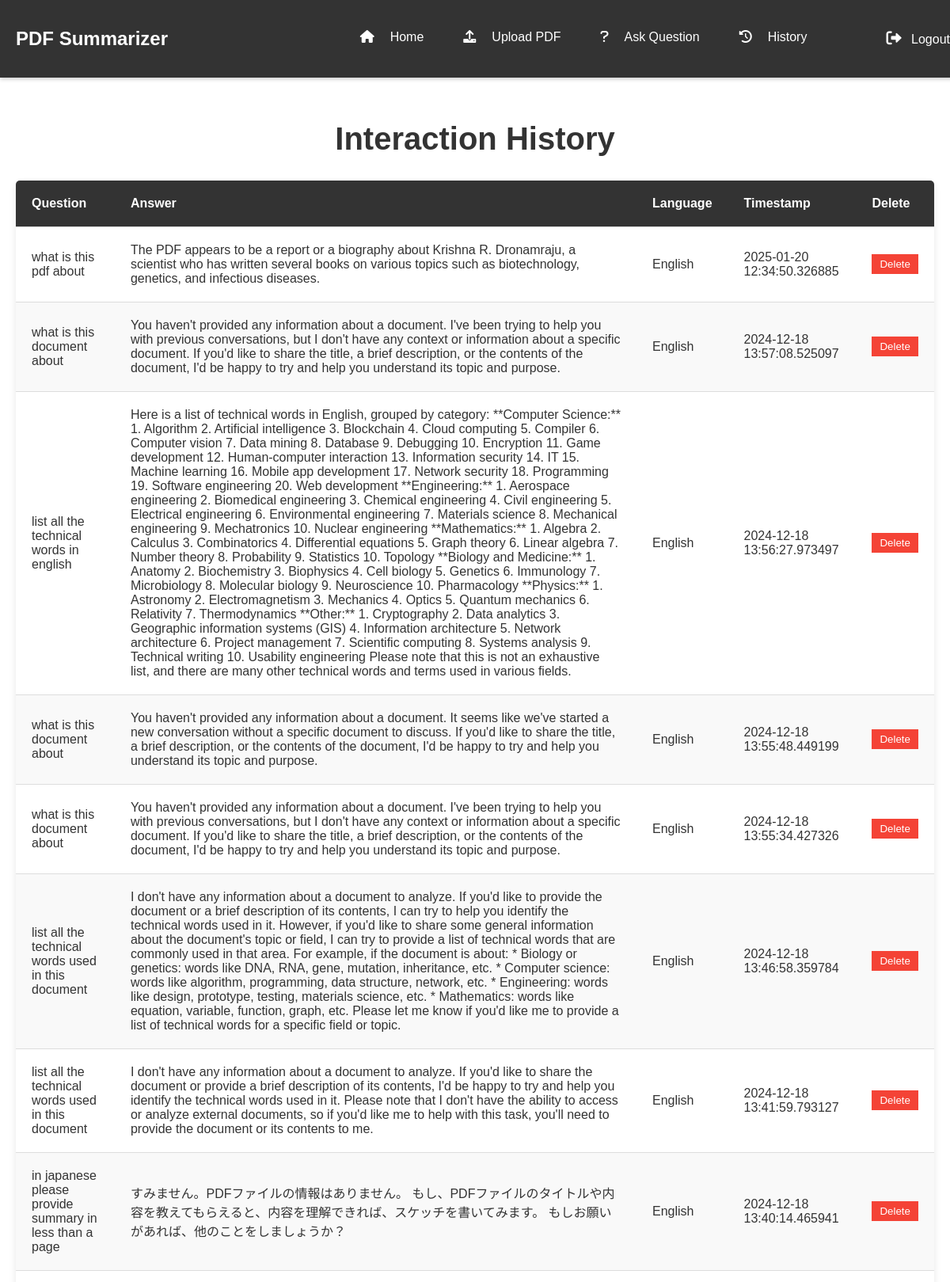
The app's page /history (signed in, upper part) with its own data.
### tables this page shows
CREATE TABLE history (
                              id INTEGER PRIMARY KEY AUTOINCREMENT,
                              user_id INTEGER,
                              question TEXT,
                              answer TEXT,
                              language TEXT,
                              timestamp TIMESTAMP DEFAULT CURRENT_TIMESTAMP,
                              FOREIGN KEY (user_id) REFERENCES users (id));

### app.py (the view, shortened to what this page needs)
@app.route('/history', methods=['GET', 'POST'])
def history():
    if 'logged_in' not in session:
        flash('You need to be logged in to view your history.', 'error')
        return redirect(url_for('login'))
    user_id = session.get('user_id')
    try:
        with sqlite3.connect('users.db') as conn:
            cursor = conn.cursor()
            cursor.execute('''SELECT id, question, answer, language, timestamp
                              FROM history
                              WHERE user_id = ?
                              ORDER BY timestamp DESC''', (user_id,))
            history_data = cursor.fetchall()
        if not history_data:
            flash('No history found for your account.', 'info')
        return render_template('history.html', history=history_data)
    except sqlite3.OperationalError as e:
        logging.error(f"Database operational error: {e}")
        flash('Database error: Please check the database setup.', 'error')
        return redirect(url_for('index'))
    except sqlite3.Error as e:
        logging.error(f"Database error: {e}")
        flash('An error occurred while retrieving your history. Please try again later.', 'error')
        return redirect(url_for('index'))
    except Exception as e:
        logging.error(f"Unexpected error: {e}")
        flash('An unexpected error occurred. Please try again later.', 'error')
        return redirect(url_for('index'))

### templates/history.html (shortened to what this page needs)
<!DOCTYPE html>
<html lang="en">
<head>
    <link rel="stylesheet" href="{{ url_for('static', filename='hr.css') }}">
    <link rel="stylesheet" href="https://cdnjs.cloudflare.com/ajax/libs/font-awesome/6.0.0-beta3/css/all.min.css">
</head>
<body>
    <nav class="navbar">
        <h2> <a href="/" class="logo">PDF Summarizer</a></h2>
         <ul class="nav-links">
             <li>
                 <i class="fa-solid fa-house"></i><a href="/">Home</a></li>
             <li><i class="fa-solid fa-upload"></i><a href="/upload_pdf">Upload PDF</a></li>
             <li><i class="fa-solid fa-question"></i><a href="/ask_question">Ask Question</a></li>
             <li><i class="fa-solid fa-history"></i><a href="/history">History</a></li><br>
             <li id="auth-links">
                 {% if session['user_id'] %}
                 <a href="/logout"><i class="fas fa-sign-out-alt"></i> Logout</a>
             {% else %}
                 <a href="/login"><i class="fas fa-sign-in-alt"></i> Login</a>
                 <a href="/signup"><i class="fas fa-user-plus"></i> Sign Up</a>
             {% endif %}
             </li>
         </ul>
     </nav>
    <div class="container">
        <header><br><br>
            <h1>Interaction History</h1>
        </header>
        <div class="history-list">
            {% if history %}
                <table class="history-table">
                    <thead>
                        <tr>
                            <th>Question</th>
                            <th>Answer</th>
                            <th>Language</th>
                            <th>Timestamp</th>
                            <th>Delete</th>
                        </tr>
                    </thead>
                    <tbody>
                        {% for record in history %}
                        <tr>
                            <td>{{ record[1] }}</td>
                            <td>{{ record[2] }}</td>
                            <td>{{ record[3] }}</td>
                            <td>{{ record[4] }}</td>
                            <td>
                                <form method="post" action="{{ url_for('history') }}">
                                    <button type="submit" onclick="return confirm('Are you sure you want to delete this entry?');">Delete</button>
                                </form>
                            </td>
                        </tr>
                    {% endfor %}
                </table>
            {% else %}
                <p>No history available.</p>
            {% endif %}
        </div>
    </div>
</body>
</html>

### static/hr.css (style rules this page uses)
.navbar { position: fixed; top: 0; left: 0; width: 100%; background-color: #333; color: #fff; padding: 15px 20px; box-shadow: 0 2px 5px rgba(0, 0, 0, 0.2); z-index: 1000; display: flex; justify-content: space-between; align-items: center; }
.navbar .logo { font-size: 1.5rem; font-weight: bold; color: #fff; text-decoration: none; }
.nav-links { list-style: none; display: flex; gap: 30px; }
.navbar .nav-links a { color: #fff; text-decoration: none; font-size: 1rem; padding: 20px; transition: color 0.3s ease; }
.nav-links a i { margin-right: 8px; font-size: 1.2rem; }
body { margin: 0; padding: 0; padding-top: 70px; font-family: 'Poppins', sans-serif; background: #f4f4f4; color: #333; }
.container { max-width: 1200px; margin: 0 auto; padding: 20px; background: #fff; border-radius: 8px; box-shadow: 0 4px 8px rgba(0, 0, 0, 0.1); }
header { text-align: center; margin-bottom: 30px; }
header h1 { font-size: 2.5rem; color: #333; }
.history-list { margin: 20px 0; }
.history-table { width: 100%; border-collapse: collapse; background: #fff; border-radius: 5px; overflow: hidden; box-shadow: 0 4px 8px rgba(0, 0, 0, 0.1); }
.history-table thead { background: #333; color: #fff; }
.history-table th, .history-table td { padding: 20px; text-align: left; border-bottom: 1px solid #ddd; }
.history-table tr:nth-child(even) { background: #f9f9f9; }
button { background-color: #f44336; color: #fff; border: none; padding: 5px 10px; cursor: pointer; }

### records on screen
history: question "what is this pdf about", answer "The PDF appears to be a report or a biography about Krishna R. Dronamraju, a scientist who has written several books on various topics such as biotechnology, genetics, and infectious diseases.", language "English", timestamp "2025-01-20 12:34:50.326885"
history: question "what is this document about", answer "You haven't provided any information about a document. I've been trying to help you with previous conversations, but I don't have any context or information about a specific document. If you'd like to share the title, a brief description, or the contents of the document, I'd be happy to try and help you understand its topic and purpose.", language "English", timestamp "2024-12-18 13:57:08.525097"
history: question "list all the technical words in english", answer "Here is a list of technical words in English, grouped by category: **Computer Science:** 1. Algorithm 2. Artificial intelligence 3. Blockchain 4. Cloud computing 5. Compiler 6. Computer vision 7. Data mining 8. Database 9. Debugging 10. Encryption 11. Game development 12. Human-computer interaction 13. Information security 14. IT 15. Machine learning 16. Mobile app development 17. Network security 18. Programming 19. Software engineering 20. Web development **Engineering:** 1. Aerospace engineering 2. Biomedical engineering 3. Chemical engineering 4. Civil engineering 5. Electrical engineering 6. Environmental engineering 7. Materials science 8. Mechanical engineering 9. Mechatronics 10.…", language "English", timestamp "2024-12-18 13:56:27.973497"
history: question "what is this document about", answer "You haven't provided any information about a document. It seems like we've started a new conversation without a specific document to discuss. If you'd like to share the title, a brief description, or the contents of the document, I'd be happy to try and help you understand its topic and purpose.", language "English", timestamp "2024-12-18 13:55:48.449199"
history: question "what is this document about", answer "You haven't provided any information about a document. I've been trying to help you with previous conversations, but I don't have any context or information about a specific document. If you'd like to share the title, a brief description, or the contents of the document, I'd be happy to try and help you understand its topic and purpose.", language "English", timestamp "2024-12-18 13:55:34.427326"
history: question "list all the technical words used in this document", answer "I don't have any information about a document to analyze. If you'd like to provide the document or a brief description of its contents, I can try to help you identify the technical words used in it. However, if you'd like to share some general information about the document's topic or field, I can try to provide a list of technical words that are commonly used in that area. For example, if the document is about: * Biology or genetics: words like DNA, RNA, gene, mutation, inheritance, etc. * Computer science: words like algorithm, programming, data structure, network, etc. * Engineering: words like design, prototype, testing, materials science, etc. * Mathematics: words like equation,…", language "English", timestamp "2024-12-18 13:46:58.359784"
history: question "list all the technical words used in this document", answer "I don't have any information about a document to analyze. If you'd like to share the document or provide a brief description of its contents, I'd be happy to try and help you identify the technical words used in it. Please note that I don't have the ability to access or analyze external documents, so if you'd like me to help with this task, you'll need to provide the document or its contents to me.", language "English", timestamp "2024-12-18 13:41:59.793127"
history: question "in japanese please provide summary in less than a page", answer "すみません。PDFファイルの情報はありません。 もし、PDFファイルのタイトルや内容を教えてもらえると、内容を理解できれば、スケッチを書いてみます。 もしお願いがあれば、他のことをしましょうか？", language "English", timestamp "2024-12-18 13:40:14.465941"
